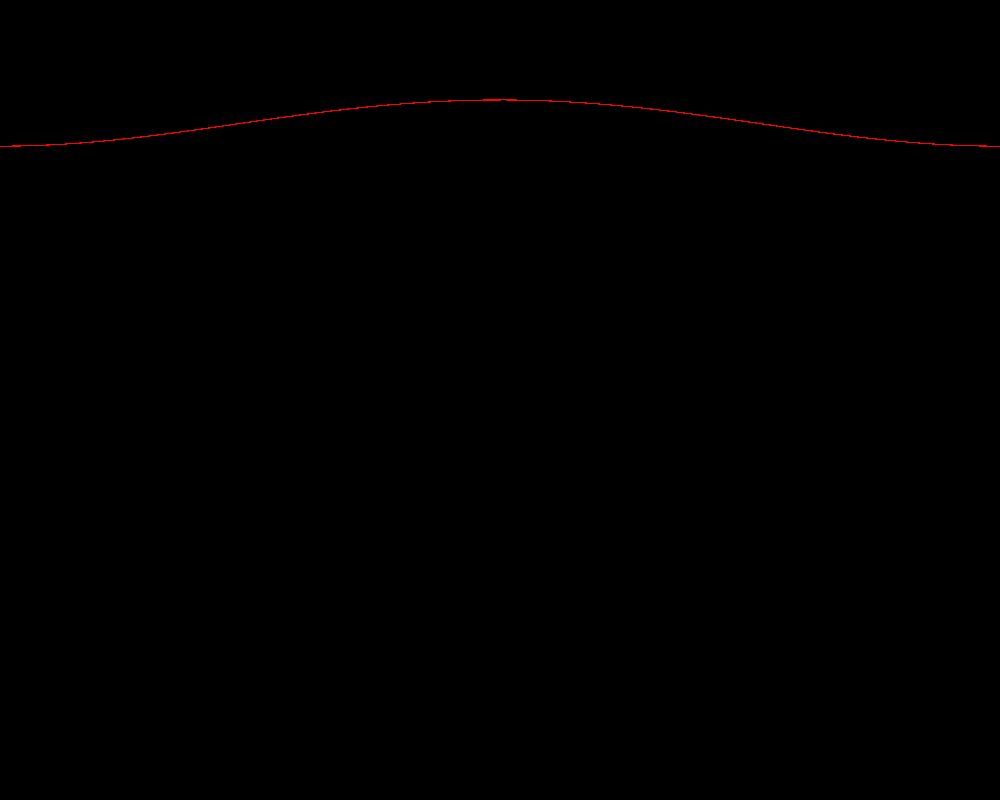
Frame 1 (no input)
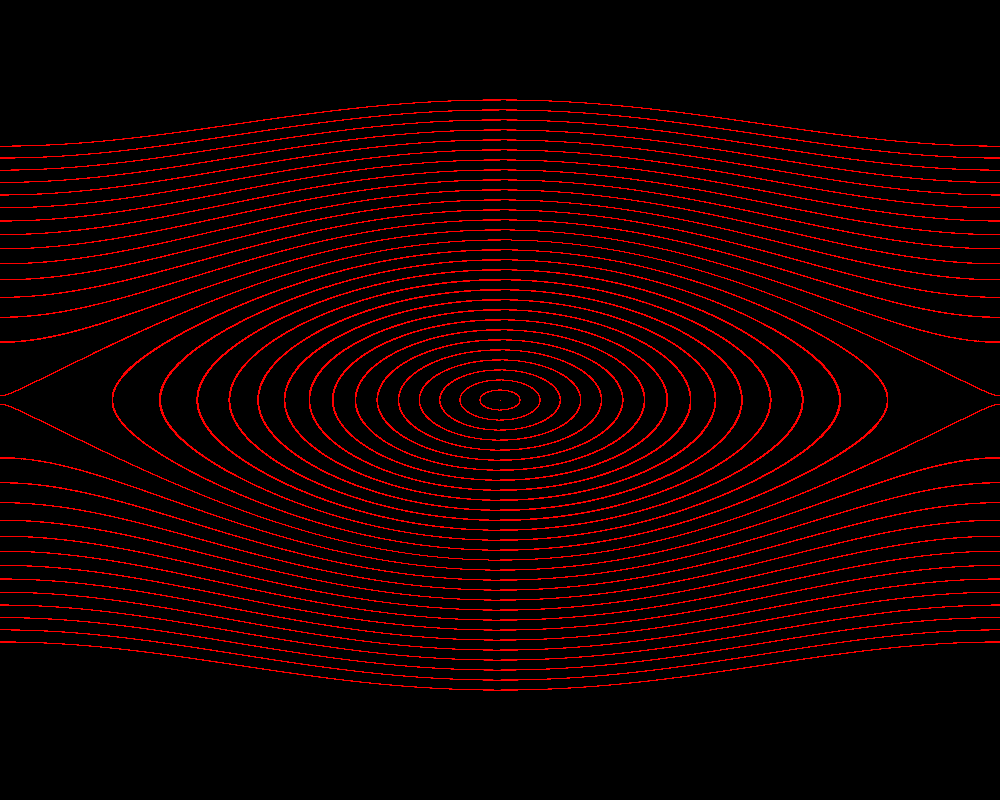
Frame 60 (the mouse pressed at the canvas centre just before this capture)
Frame 120 (the mouse held since frame 60 and released just before this capture): identical to frame 60, image omitted

The Processing sketch that drew these frames (run headless with seeded random() and noise(); from frame 60 on, the mouse is pressed at the canvas centre):

// Processing sketch: processing_175222
// ── processing_175222.pde

// Regular orbits of a pendulum
// Eulers methods
float eps=0.001;
float mx=PI;
float my=5.0;
float nbo=-30.0;
float lx=1000;
float ly=800;

void setup()
{
 // size((int)lx,(int)ly);
  size(1000,800);
  background(0);
  smooth();
  stroke (255,0,0);
}
 
void draw()
{
  if (nbo<30)
    {
    traceOrbite(0.0,nbo/8,12.0);
    nbo++;
    }
}
void traceOrbite(float x,float v,float t){
  float i,x1,v1;
  i=1.0;
  while (i<t/eps){
    x1=x+eps*v;
    v1=v-eps*(float)Math.sin(x);
    trace(x,v,x1,v1);
    if (x1>PI)
      x1=x1-2*PI;
    if (x1<-PI)
      x1=x1+2*PI;  
    x=x1;
    v=v1;
    i++;  
  }
}
void trace(float xa,float ya,float xb,float yb){
 line ( (1+xa/mx)*lx/2,(1+ya/my)*ly/2, 
       (1+xb/mx)*lx/2,(1+yb/my)*ly/2);
}
void keyPressed() {
  if (key == 's') {
    save("orbite.jpg");
  }
}
